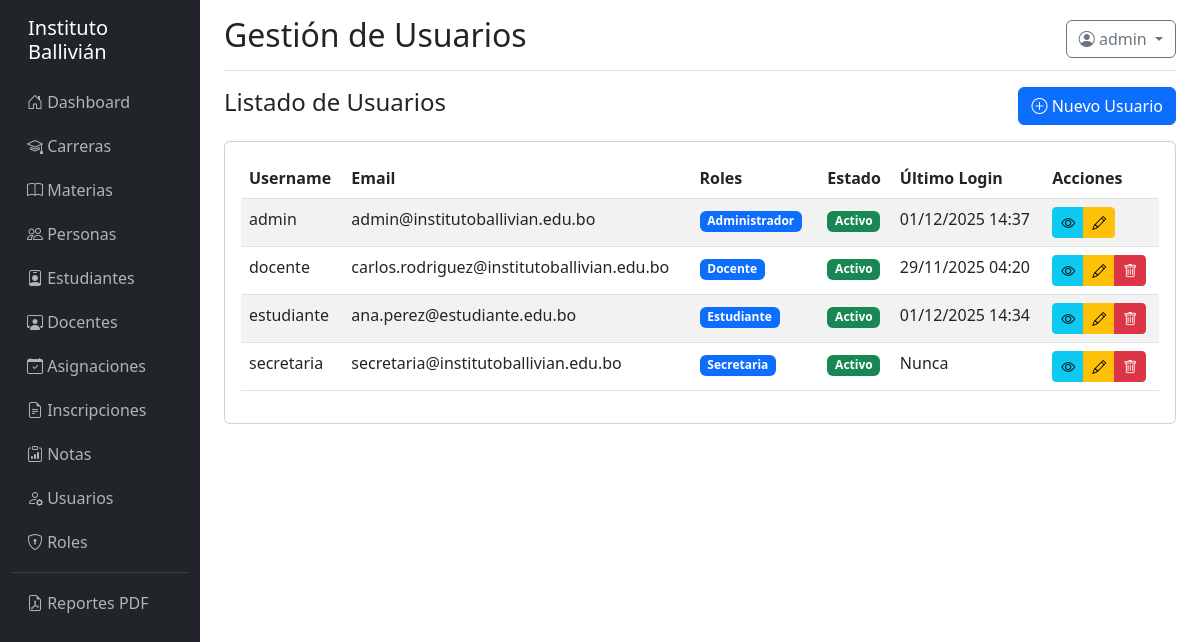
/usuarios/ (signed in), run on the app's committed database.
### models/__init__.py (models this page shows, shortened)
class Usuario(UserMixin, db.Model):
    __tablename__ = 'usuario'
    id = db.Column(db.Integer, primary_key=True)
    username = db.Column(db.String(100), unique=True, nullable=False)
    email = db.Column(db.String(150))
    password_hash = db.Column(db.String(255), nullable=False)
    persona_id = db.Column(db.Integer, db.ForeignKey('persona.id'))
    estudiante_id = db.Column(db.Integer, db.ForeignKey('estudiante.id'))
    docente_id = db.Column(db.Integer, db.ForeignKey('docente.id'))
    activo = db.Column(db.Boolean, default=True)
    ultimo_login = db.Column(db.DateTime)
    created_at = db.Column(db.DateTime, default=datetime.utcnow)
    updated_at = db.Column(db.DateTime, onupdate=datetime.utcnow)
    roles = db.relationship('Rol', secondary=usuario_rol, backref='usuarios')
    def tiene_permiso(self, nombre_permiso):
        for rol in self.roles:
            for permiso in rol.permisos:
                if permiso.nombre == nombre_permiso:
                    return True
        return False

class Rol(db.Model):
    __tablename__ = 'rol'
    id = db.Column(db.Integer, primary_key=True)
    nombre = db.Column(db.String(100), unique=True, nullable=False)
    descripcion = db.Column(db.String(255))
    creado_en = db.Column(db.DateTime, default=datetime.utcnow)
    permisos = db.relationship('Permiso', secondary=rol_permiso, backref='roles')

### controllers/usuario_controller.py (the view)
@usuario_bp.route('/')
@login_required
@permiso_requerido('ver_usuarios')
def index():
    page = request.args.get('page', 1, type=int)
    usuarios = Usuario.query.order_by(Usuario.username).paginate(page=page, per_page=10, error_out=False)
    return render_template('usuario/index.html', usuarios=usuarios)

### utils/helpers.py (called while the page is built)
def format_datetime(datetime_obj):
    if datetime_obj:
        return datetime_obj.strftime('%d/%m/%Y %H:%M')
    return ''

### templates/usuario/index.html (shortened to what this page needs)
{% extends "base.html" %}
{% block page_title %}Gestión de Usuarios{% endblock %}
{% block content %}
<div class="d-flex justify-content-between align-items-center mb-3">
    <h4>Listado de Usuarios</h4>{% if current_user.tiene_permiso('crear_usuario') %}<a
        href="{{ url_for('usuario.crear') }}" class="btn btn-primary"><i class="bi bi-plus-circle"></i> Nuevo
        Usuario</a>{% endif %}
</div>
<div class="card">
    <div class="card-body">
        <div class="table-responsive">
            <table class="table table-striped table-hover">
                <thead>
                    <tr>
                        <th>Username</th>
                        <th>Email</th>
                        <th>Roles</th>
                        <th>Estado</th>
                        <th>Último Login</th>
                        <th>Acciones</th>
                    </tr>
                </thead>
                <tbody>{% for usuario in usuarios.items %}<tr>
                        <td>{{ usuario.username }}</td>
                        <td>{{ usuario.email or 'N/A' }}</td>
                        <td>{% for rol in usuario.roles %}<span class="badge bg-primary me-1">{{ rol.nombre }}</span>{%
                            endfor %}</td>
                        <td>{% if usuario.activo %}<span class="badge bg-success">Activo</span>{% else %}<span
                                class="badge bg-secondary">Inactivo</span>{% endif %}</td>
                        <td>{{ usuario.ultimo_login|format_datetime if usuario.ultimo_login else 'Nunca' }}</td>
                        <td>
                            <div class="btn-group btn-group-sm"><a
                                    href="{{ url_for('usuario.detalle', id=usuario.id) }}" class="btn btn-info"><i
                                        class="bi bi-eye"></i></a>{% if current_user.tiene_permiso('editar_usuario')
                                %}<a href="{{ url_for('usuario.editar', id=usuario.id) }}" class="btn btn-warning"><i
                                        class="bi bi-pencil"></i></a>{% endif %}{% if
                                current_user.tiene_permiso('eliminar_usuario') and usuario.id != current_user.id
                                %}<button type="button" class="btn btn-danger" data-bs-toggle="modal"
                                    data-bs-target="#deleteModal{{ usuario.id }}"><i class="bi bi-trash"></i></button>{%
                                endif %}</div>
                        </td>
                    </tr>{% else %}<tr>
                        <td colspan="6" class="text-center">No hay usuarios registrados</td>
                    </tr>{% endfor %}</tbody>
            </table>
        </div>
    </div>
</div>
{% endblock %}

### templates/base.html (shortened to what this page needs)
<!DOCTYPE html>
<html lang="es">
<head>
    <link href="https://cdn.jsdelivr.net/npm/bootstrap@5.3.0/dist/css/bootstrap.min.css" rel="stylesheet">
    <link rel="stylesheet" href="https://cdn.jsdelivr.net/npm/bootstrap-icons@1.11.0/font/bootstrap-icons.css">
</head>
<body>
    <div class="container-fluid">
        <div class="row">
            {% if current_user.is_authenticated %}
            <nav class="col-md-2 col-lg-2 d-md-block sidebar">
                <div class="position-sticky pt-3">
                    <h5 class="text-white px-3 mb-3">Instituto Ballivián</h5>
                    <ul class="nav flex-column">
                        <li class="nav-item">
                            <a class="nav-link" href="{{ url_for('main.dashboard') }}">
                                <i class="bi bi-house-door"></i> Dashboard
                            </a>
                        </li>
                        {% if current_user.tiene_permiso('ver_carreras') %}
                        <li class="nav-item">
                            <a class="nav-link" href="{{ url_for('carrera.index') }}">
                                <i class="bi bi-mortarboard"></i> Carreras
                            </a>
                        </li>
                        {% endif %}
                        {% if current_user.tiene_permiso('ver_materias') %}
                        <li class="nav-item">
                            <a class="nav-link" href="{{ url_for('materia.index') }}">
                                <i class="bi bi-book"></i> Materias
                            </a>
                        </li>
                        {% endif %}
                        {% if current_user.tiene_permiso('ver_personas') %}
                        <li class="nav-item">
                            <a class="nav-link" href="{{ url_for('persona.index') }}">
                                <i class="bi bi-people"></i> Personas
                            </a>
                        </li>
                        {% endif %}
                        {% if current_user.tiene_permiso('ver_estudiantes') %}
                        <li class="nav-item">
                            <a class="nav-link" href="{{ url_for('estudiante.index') }}">
                                <i class="bi bi-person-badge"></i> Estudiantes
                            </a>
                        </li>
                        {% endif %}
                        {% if current_user.tiene_permiso('ver_docentes') %}
                        <li class="nav-item">
                            <a class="nav-link" href="{{ url_for('docente.index') }}">
                                <i class="bi bi-person-workspace"></i> Docentes
                            </a>
                        </li>
                        {% endif %}
                        {% if current_user.tiene_permiso('ver_asignaciones') %}
                        <li class="nav-item">
                            <a class="nav-link" href="{{ url_for('asignacion.index') }}">
                                <i class="bi bi-calendar-check"></i> Asignaciones
                            </a>
                        </li>
                        {% endif %}
                        {% if current_user.tiene_permiso('ver_inscripciones') %}
                        <li class="nav-item">
                            <a class="nav-link" href="{{ url_for('inscripcion.index') }}">
                                <i class="bi bi-file-earmark-text"></i> Inscripciones
                            </a>
                        </li>
                        {% endif %}
                        {% if current_user.tiene_permiso('ver_notas') %}
                        <li class="nav-item">
                            <a class="nav-link" href="{{ url_for('nota.index') }}">
                                <i class="bi bi-clipboard-data"></i> Notas
                            </a>
                        </li>
                        {% endif %}
                        {% if current_user.tiene_permiso('ver_usuarios') %}
                        <li class="nav-item">
                            <a class="nav-link" href="{{ url_for('usuario.index') }}">
                                <i class="bi bi-person-gear"></i> Usuarios
                            </a>
                        </li>
                        {% endif %}
                        {% if current_user.tiene_permiso('ver_roles') %}
                        <li class="nav-item">
                            <a class="nav-link" href="{{ url_for('rol.index') }}">
                                <i class="bi bi-shield-lock"></i> Roles
                            </a>
                        </li>
                        {% endif %}
                        <hr class="text-white-50 my-2">
                        <li class="nav-item">
                            <a class="nav-link" href="{{ url_for('reporte.index') }}">
                                <i class="bi bi-file-earmark-pdf"></i> Reportes PDF
                            </a>
                        </li>
                    </ul>
                </div>
            </nav>
            {% endif %}
            <main class="col-md-10 ms-sm-auto col-lg-10 px-md-4">
                {% if current_user.is_authenticated %}
                <div class="d-flex justify-content-between flex-wrap flex-md-nowrap align-items-center pt-3 pb-2 mb-3 border-bottom">
                    <h1 class="h2">{% block page_title %}Dashboard{% endblock %}</h1>
                    <div class="btn-toolbar mb-2 mb-md-0">
                        <div class="dropdown">
                            <button class="btn btn-outline-secondary dropdown-toggle" type="button" id="userDropdown" data-bs-toggle="dropdown">
                                <i class="bi bi-person-circle"></i> {{ current_user.username }}
                            </button>
                        </div>
                    </div>
                </div>
                {% endif %}
                {% block content %}{% endblock %}
            </main>
        </div>
    </div>
</body>
</html>

### templates/base.html (style rules this page uses)
.sidebar { min-height: 100vh; background-color: #212529; }
.sidebar a { color: #adb5bd; text-decoration: none; padding: 10px 15px; display: block; }

### data on the page
Usuario: username "admin", email "admin@institutoballivian.edu.bo", activo "Activo", ultimo_login "01/12/2025 14:37"
Rol: nombre "Administrador"
Usuario: username "docente", email "carlos.rodriguez@institutoballivian.edu.bo", activo "Activo", ultimo_login "29/11/2025 04:20"
Rol: nombre "Docente"
Usuario: username "estudiante", email "ana.perez@estudiante.edu.bo", activo "Activo", ultimo_login "01/12/2025 14:34"
Rol: nombre "Estudiante"
Usuario: username "secretaria", email "secretaria@institutoballivian.edu.bo", activo "Activo", ultimo_login "Nunca"
Rol: nombre "Secretaria"
